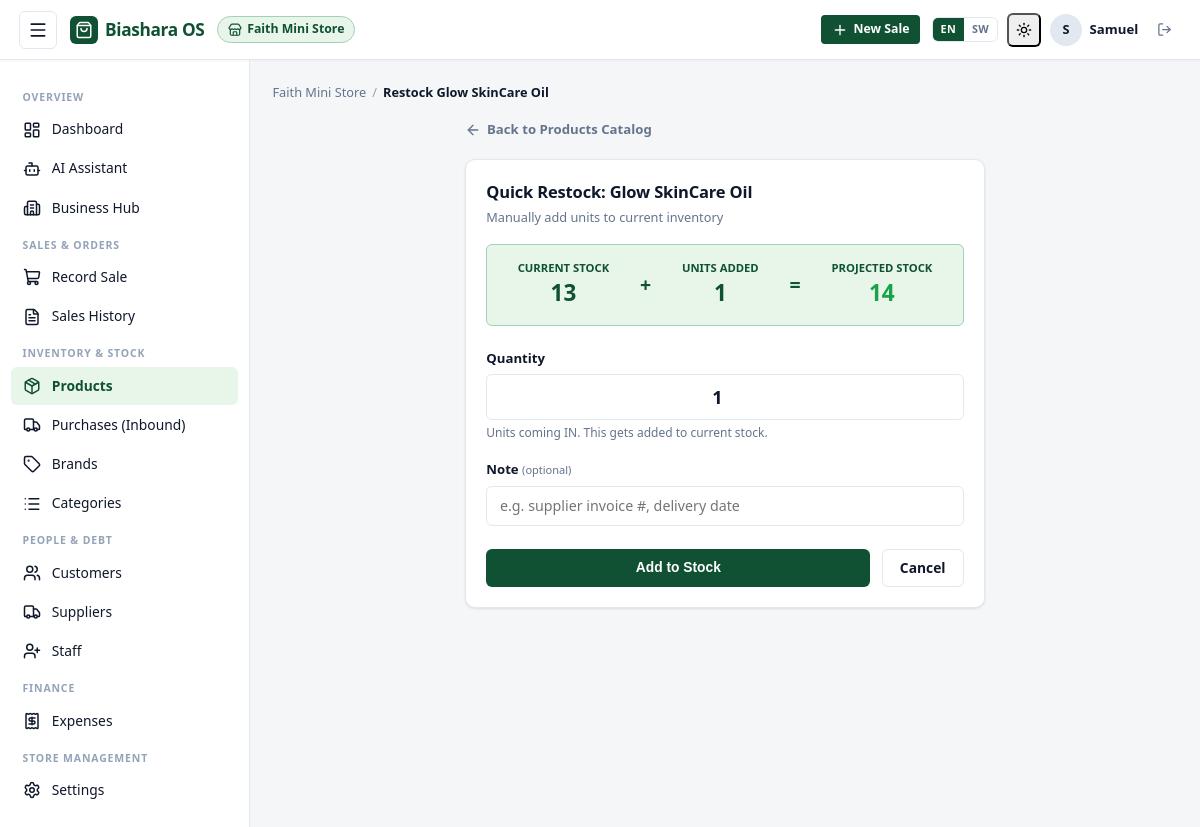
The page /2/products/7/restock/ (signed in) on the database its author committed.
### BusinessOs/models.py (models this page shows, shortened)
class Business(models.Model):
    owner = models.ForeignKey(
        settings.AUTH_USER_MODEL,
        on_delete=models.CASCADE,
        related_name="businesses",
    )
    name = models.CharField(max_length=150)
    location = models.CharField(max_length=200, blank=True)
    phone = models.CharField(max_length=20, blank=True)
    created_at = models.DateTimeField(auto_now_add=True)
    class Meta:
        ordering = ["-created_at"]
    def can_record_sales(self, user):
        if user == self.owner:
            return True
        return self.staff.filter(user=user).exists()

class Product(models.Model):
    business = models.ForeignKey(Business, on_delete=models.CASCADE, related_name="products")
    name = models.CharField(max_length=150)
    brand = models.ForeignKey(
        Brand, on_delete=models.SET_NULL, null=True, blank=True, related_name="products"
    )
    category = models.ForeignKey(
        Category, on_delete=models.SET_NULL, null=True, blank=True, related_name="products"
    )
    image = models.ImageField(upload_to="products/", blank=True, null=True)
    cost_price = models.DecimalField(max_digits=12, decimal_places=2, validators=[MinValueValidator(0)])
    selling_price = models.DecimalField(max_digits=12, decimal_places=2, validators=[MinValueValidator(0)])
    stock_quantity = models.IntegerField(default=0)
    low_stock_threshold = models.IntegerField(default=5)
    created_at = models.DateTimeField(auto_now_add=True)
    class Meta:
        unique_together = ("business", "name")
        ordering = ["brand__name", "category__name", "name"]
        constraints = [
            models.CheckConstraint(
                condition=models.Q(stock_quantity__gte=0),
                name="product_stock_quantity_gte_0",
            ),
        ]

### BusinessOs/views.py (the view)
# urls.py: path("<int:business_id>/products/<int:product_id>/restock/", views.restock_product, name="restock_product"),
@login_required
def restock_product(request, business_id, product_id):
    business = get_object_or_404(Business, pk=business_id)
    if not business.can_record_sales(request.user):
        raise PermissionDenied("You are not authorized for this business.")
    product = get_object_or_404(Product, pk=product_id, business=business)
    if request.method == "POST":
        form = RestockForm(request.POST)
        if form.is_valid():
            qty = form.cleaned_data["quantity"]
            note = form.cleaned_data["note"]
            with transaction.atomic():
                Product.objects.filter(pk=product.pk).update(stock_quantity=F("stock_quantity") + qty)
                StockMovement.objects.create(
                    product=product, quantity_change=qty, reason=StockMovement.RESTOCK, note=note
                )
            return redirect("product_list", business_id=business.id)
    else:
        form = RestockForm()
    return render(request, "sales/restock_form.html", {"business": business, "product": product, "form": form})

### BusinessOs/templates/sales/restock_form.html (shortened to what this page needs)
{% extends "sales/base.html" %}
{% block crumb %}Restock {{ product.name }}{% endblock %}
{% block content %}
<div style="max-width: 520px; margin: 0.5rem auto 0;">
  <a href="{% url 'product_list' business.id %}" class="back-link" style="display:inline-flex; align-items:center; gap:0.4rem; font-size:0.88rem; font-weight:600; color:var(--color-text-muted); text-decoration:none;">
    <i data-lucide="arrow-left" style="width:16px;height:16px;"></i>
    Back to Products Catalog
  </a>
</div>
<div class="card" style="max-width: 520px; margin: 0.5rem auto 1.5rem;">
  <div class="card-header">
    <div>
      <h1 class="card-title">Quick Restock: {{ product.name }}</h1>
      <div class="card-subtitle">Manually add units to current inventory</div>
    </div>
  </div>
  <div style="background:var(--color-primary-light); border:1px solid var(--color-primary-border); border-radius:var(--radius-sm); padding:1rem; margin-bottom:1.5rem; display:flex; justify-content:space-around; align-items:center; text-align:center;">
    <div>
      <div style="font-size:0.75rem; color:var(--color-primary); text-transform:uppercase; font-weight:600;">Current Stock</div>
      <div style="font-size:1.5rem; font-weight:800; color:var(--color-primary);" id="curr-stock-val">{{ product.stock_quantity }}</div>
    </div>
    <div style="font-size:1.3rem; color:var(--color-primary); font-weight:700;">+</div>
    <div>
      <div style="font-size:0.75rem; color:var(--color-primary); text-transform:uppercase; font-weight:600;">Units Added</div>
      <div style="font-size:1.5rem; font-weight:800; color:var(--color-primary);" id="add-stock-val">1</div>
    </div>
    <div style="font-size:1.3rem; color:var(--color-primary); font-weight:700;">=</div>
    <div>
      <div style="font-size:0.75rem; color:var(--color-primary); text-transform:uppercase; font-weight:600;">Projected Stock</div>
      <div style="font-size:1.5rem; font-weight:800; color:var(--color-success);" id="new-stock-val">{{ product.stock_quantity|add:1 }}</div>
    </div>
  </div>
  <form method="post" novalidate>
    <div class="form-group {% if form.quantity.errors %}has-error{% endif %}">
      <label for="{{ form.quantity.id_for_label }}">{{ form.quantity.label }}</label>
      <input type="number" name="quantity" id="id_quantity" class="input" min="1" value="1" required style="font-size:1.2rem; font-weight:700; text-align:center;">
      {% if form.quantity.help_text %}<div class="form-help">{{ form.quantity.help_text }}</div>{% endif %}
    </div>
    <div class="form-group {% if form.note.errors %}has-error{% endif %}">
      <label for="{{ form.note.id_for_label }}">{{ form.note.label }} <small style="color:var(--color-text-muted); font-weight:normal;">(optional)</small></label>
      {{ form.note }}
    </div>
    <div style="display:flex; gap:0.75rem; margin-top:1.5rem;">
      <button type="submit" class="btn btn-primary" style="flex:1;">Add to Stock</button>
      <a href="{% url 'product_list' business.id %}" class="btn btn-secondary">Cancel</a>
    </div>
  </form>
</div>
{% endblock %}

### BusinessOs/templates/sales/base.html (shortened to what this page needs)
{% load static %}<!DOCTYPE html>
<html lang="{{ current_lang|default:'en' }}" x-data="{ sidebarOpen: false }" :class="{ 'sidebar-mobile-open': sidebarOpen }">
<head>
  <link rel="stylesheet" href="{% static 'sales/css/style.css' %}?v=3.1">
</head>
<body>
<div class="app-wrapper">
  <header class="topbar">
    <div class="topbar-inner">
      <div class="topbar-left">
        {% if business %}
        <button type="button" class="menu-toggle-btn" @click="sidebarOpen = !sidebarOpen" aria-label="Toggle navigation drawer">
          <i data-lucide="menu" style="width:20px;height:20px;"></i>
        </button>
        {% endif %}
        <a href="{% url 'business_list' %}" class="brand-badge">
          <div class="brand-icon">
            <i data-lucide="shopping-bag" style="width:18px;height:18px;"></i>
          </div>
          <span class="brand-title">Biashara OS</span>
        </a>
        {% if business %}
        <a href="{% url 'business_detail' business.id %}" class="business-tag" title="{{ business.name }}">
          <i data-lucide="store" style="width:14px;height:14px;flex-shrink:0;"></i>
          <span>{{ business.name }}</span>
        </a>
        {% endif %}
      </div>
      <div class="topbar-right">
        {% if business %}
        <a href="{% url 'record_sale' business.id %}" class="btn btn-primary btn-sm desktop-only-btn" style="display:inline-flex;align-items:center;gap:0.4rem;">
          <i data-lucide="plus" style="width:16px;height:16px;"></i>
          <span>{% if is_swahili %}Mauzo Mapya{% else %}New Sale{% endif %}</span>
        </a>
        {% endif %}
        {% if user.is_authenticated %}
        <div class="topbar-user-group">
          <div class="lang-switcher">
            <a href="{% url 'set_language' %}?lang=en"
               class="lang-btn {% if current_lang != 'sw' %}lang-btn--active{% endif %}"
               title="English">EN</a>
            <a href="{% url 'set_language' %}?lang=sw"
               class="lang-btn {% if current_lang == 'sw' %}lang-btn--active{% endif %}"
               title="Kiswahili">SW</a>
          </div>
          <button type="button" class="theme-toggle-btn icon-btn" title="Toggle dark / light mode"
                  onclick="toggleTheme()">
            <i data-lucide="sun" class="theme-icon-light" style="width:16px;height:16px;"></i>
          </button>
          <div class="user-badge" title="{{ user.get_full_name|default:user.username }}">
            <div class="user-avatar">{{ user.username|slice:":1"|upper }}</div>
            <span class="user-name">{{ user.username }}</span>
          </div>
          <form method="post" action="{% url 'logout' %}" style="margin:0;">
            <button type="submit" class="btn btn-ghost btn-sm icon-btn" title="{% if is_swahili %}Toka{% else %}Sign out{% endif %}">
              <i data-lucide="log-out" style="width:15px;height:15px;"></i>
            </button>
          </form>
        </div>
        {% endif %}
      </div>
    </div>
  </header>
  <div class="app-container">
    {% if business %}
    <aside class="app-sidebar" :class="{ 'drawer-open': sidebarOpen }">
      <div class="sidebar-scroll">
        <div class="nav-section-title">{% if is_swahili %}Muhtasari{% else %}Overview{% endif %}</div>
        <ul class="sidebar-nav">
          <li class="nav-item {% if request.resolver_match.url_name == 'business_dashboard' %}active{% endif %}">
            <a href="{% url 'business_dashboard' business.id %}">
              <i data-lucide="layout-dashboard"></i>
              {% if is_swahili %}Dashibodi{% else %}Dashboard{% endif %}
            </a>
          </li>
          <li class="nav-item {% if 'assistant' in request.path %}active{% endif %}">
            <a href="{% url 'assistant:chat_page' business.id %}">
              <i data-lucide="bot"></i>
              {% if is_swahili %}Msaidizi wa AI{% else %}AI Assistant{% endif %}
            </a>
          </li>
          <li class="nav-item {% if request.resolver_match.url_name == 'business_detail' or request.resolver_match.url_name == 'business_update' %}active{% endif %}">
            <a href="{% url 'business_detail' business.id %}">
              <i data-lucide="building-2"></i>
              {% if is_swahili %}Kituo cha Biashara{% else %}Business Hub{% endif %}
            </a>
          </li>
        </ul>
        <div class="nav-section-title">{% if is_swahili %}Mauzo na Maagizo{% else %}Sales &amp; Orders{% endif %}</div>
        <ul class="sidebar-nav">
          <li class="nav-item {% if request.resolver_match.url_name == 'record_sale' %}active{% endif %}">
            <a href="{% url 'record_sale' business.id %}">
              <i data-lucide="shopping-cart"></i>
              {% if is_swahili %}Rekodi Mauzo{% else %}Record Sale{% endif %}
            </a>
          </li>
          <li class="nav-item {% if request.resolver_match.url_name == 'sale_list' or request.resolver_match.url_name == 'sale_detail' %}active{% endif %}">
            <a href="{% url 'sale_list' business.id %}">
              <i data-lucide="file-text"></i>
              {% if is_swahili %}Historia ya Mauzo{% else %}Sales History{% endif %}
            </a>
          </li>
        </ul>
        <div class="nav-section-title">{% if is_swahili %}Bidhaa na Stoo{% else %}Inventory &amp; Stock{% endif %}</div>
        <ul class="sidebar-nav">
          <li class="nav-item {% if request.resolver_match.url_name == 'product_list' or request.resolver_match.url_name == 'product_create' or request.resolver_match.url_name == 'product_update' or request.resolver_match.url_name == 'restock_product' %}active{% endif %}">
            <a href="{% url 'product_list' business.id %}">
              <i data-lucide="package"></i>
              {% if is_swahili %}Bidhaa{% else %}Products{% endif %}
            </a>
          </li>
          <li class="nav-item {% if request.resolver_match.url_name == 'purchase_list' or request.resolver_match.url_name == 'record_purchase' or request.resolver_match.url_name == 'purchase_detail' %}active{% endif %}">
            <a href="{% url 'purchase_list' business.id %}">
              <i data-lucide="truck"></i>
              {% if is_swahili %}Ununuzi wa Bidhaa{% else %}Purchases (Inbound){% endif %}
            </a>
          </li>
          <li class="nav-item {% if request.resolver_match.url_name == 'brand_list' or request.resolver_match.url_name == 'brand_create' %}active{% endif %}">
            <a href="{% url 'brand_list' business.id %}">
              <i data-lucide="tag"></i>
              {% if is_swahili %}Chapa{% else %}Brands{% endif %}
            </a>
          </li>
          <li class="nav-item {% if request.resolver_match.url_name == 'category_list' or request.resolver_match.url_name == 'category_create' %}active{% endif %}">
            <a href="{% url 'category_list' business.id %}">
              <i data-lucide="list"></i>
              {% if is_swahili %}Makundi{% else %}Categories{% endif %}
            </a>
          </li>
        </ul>
        <div class="nav-section-title">{% if is_swahili %}Watu na Madeni{% else %}People &amp; Debt{% endif %}</div>
        <ul class="sidebar-nav">
          <li class="nav-item {% if request.resolver_match.url_name == 'customer_list' or request.resolver_match.url_name == 'customer_create' or request.resolver_match.url_name == 'customer_update' %}active{% endif %}">
            <a href="{% url 'customer_list' business.id %}">
              <i data-lucide="users"></i>
              {% if is_swahili %}Wateja{% else %}Customers{% endif %}
            </a>
          </li>
          <li class="nav-item {% if request.resolver_match.url_name == 'supplier_list' or request.resolver_match.url_name == 'supplier_create' or request.resolver_match.url_name == 'supplier_update' %}active{% endif %}">
            <a href="{% url 'supplier_list' business.id %}">
              <i data-lucide="truck"></i>
              {% if is_swahili %}Wasambazaji{% else %}Suppliers{% endif %}
            </a>
          </li>
          {% if business.owner_id == request.user.id %}
          <li class="nav-item {% if request.resolver_match.url_name == 'staff_list' or request.resolver_match.url_name == 'staff_create' %}active{% endif %}">
            <a href="{% url 'staff_list' business.id %}">
              <i data-lucide="user-plus"></i>
              {% if is_swahili %}Wafanyakazi{% else %}Staff{% endif %}
            </a>
          </li>
          {% endif %}
        </ul>
        <div class="nav-section-title">{% if is_swahili %}Fedha na Hesabu{% else %}Finance{% endif %}</div>
        <ul class="sidebar-nav">
          <li class="nav-item {% if request.resolver_match.url_name == 'expense_list' or request.resolver_match.url_name == 'expense_create' or request.resolver_match.url_name == 'expense_update' %}active{% endif %}">
            <a href="{% url 'expense_list' business.id %}">
              <i data-lucide="receipt"></i>
              {% if is_swahili %}Matumizi{% else %}Expenses{% endif %}
            </a>
          </li>
        </ul>
        <div class="nav-section-title">{% if is_swahili %}Usimamizi wa Duka{% else %}Store Management{% endif %}</div>
        <ul class="sidebar-nav">
          <li class="nav-item {% if request.resolver_match.url_name == 'business_settings' %}active{% endif %}">
            <a href="{% url 'business_settings' business.id %}">
              <i data-lucide="settings"></i>
              {% if is_swahili %}Mipangilio{% else %}Settings{% endif %}
            </a>
          </li>
        </ul>
      </div>
    </aside>
    {% endif %}
    <main class="app-main">
      {% if business %}
      <nav class="breadcrumb-trail" aria-label="Breadcrumb">
        <a href="{% url 'business_dashboard' business.id %}">{{ business.name }}</a>
        <span class="breadcrumb-sep">/</span>
        <span class="breadcrumb-current">{% block crumb %}Overview{% endblock %}</span>
      </nav>
      {% endif %}
      {% block content %}{% endblock %}
    </main>
  </div>
</div>
</body>
</html>

### rows shown on the page
Business: name "Faith Mini Store"
Product: name "Glow SkinCare Oil", stock_quantity "13", stock_quantity|add "14"

### other values the page prints
{{ user.username|slice:":1"|upper }} "S"
{{ user.username }} "Samuel"
